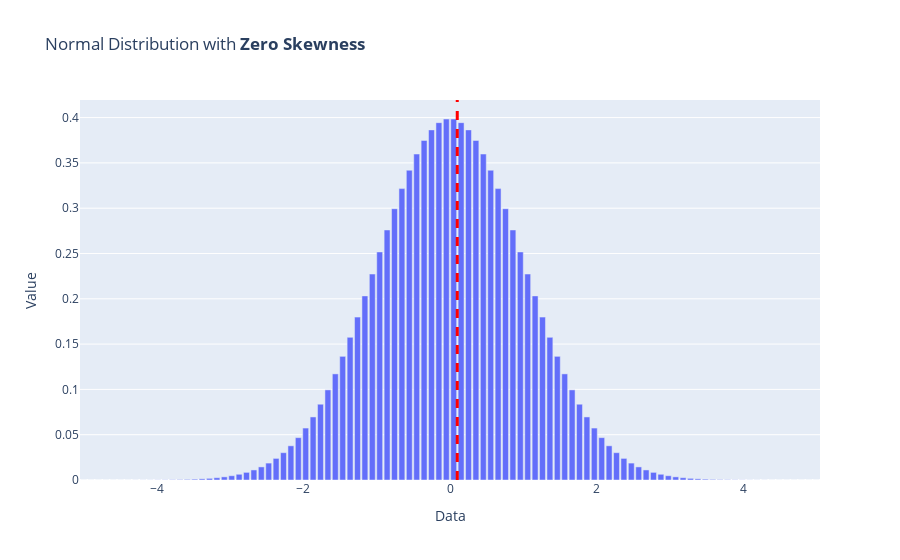

The cell this chart's notebook holds for it:
### Code cell
trace = go.Bar(x= x, y=y, name = "y")

fig = go.Figure( data = [trace], layout = {'title':"Normal Distribution with <b>Zero Skewness</b>", 
                                           'xaxis': {'title': 'Data'},
                                          'yaxis': {'title': 'Value'}})
fig.add_vline(x=np.mean(y), line_width=3, line_dash="dash", line_color="red")
fig.show()
